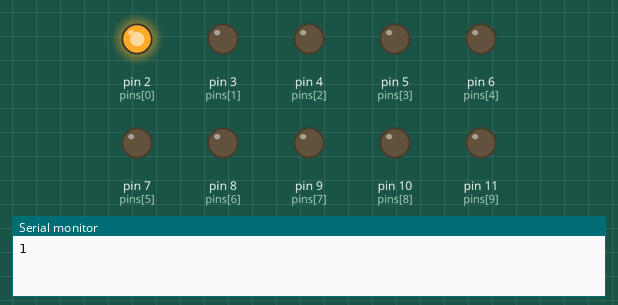
Recording of a sketch running on a simulated Arduino Uno, built with avr-gcc and run on an emulated ATmega328P. Parts: output pins drawn as LEDs (lit = HIGH), the last lines printed to the serial monitor.

Above: at 0.06 s.
At 4.94 s:
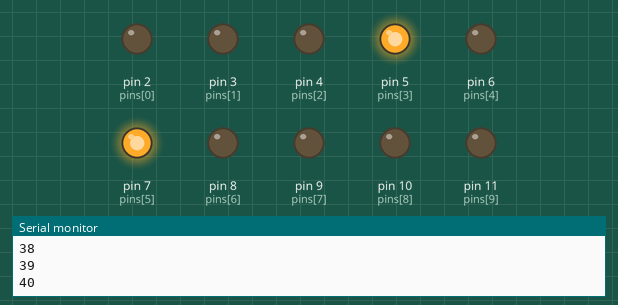
At 9.95 s:
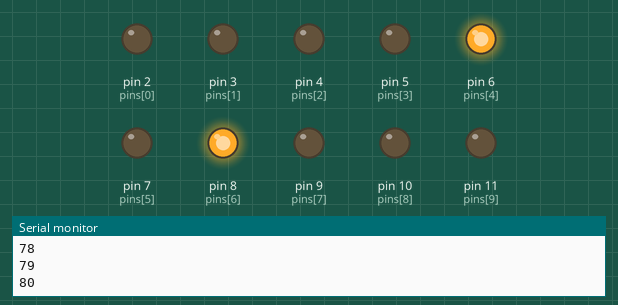
At 19.97 s:
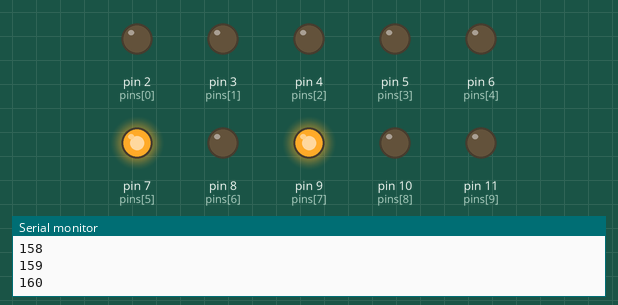
At 29.86 s:
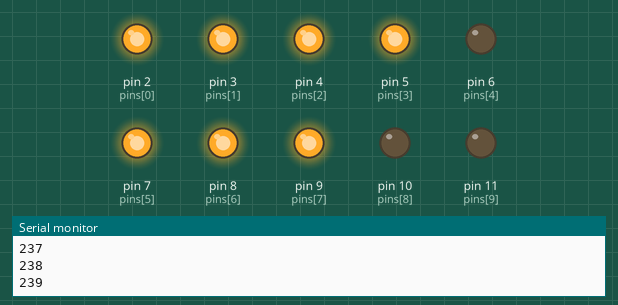
At 39.88 s:
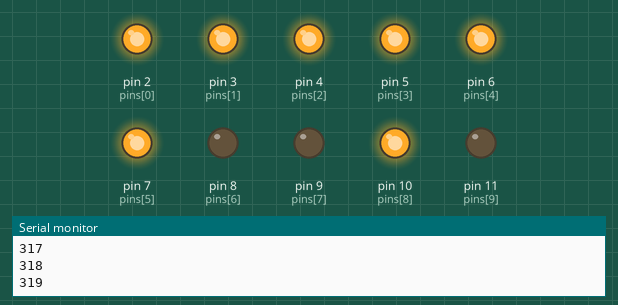
Timing chart, 0 to 40.0 s (numbered marks = the images above):
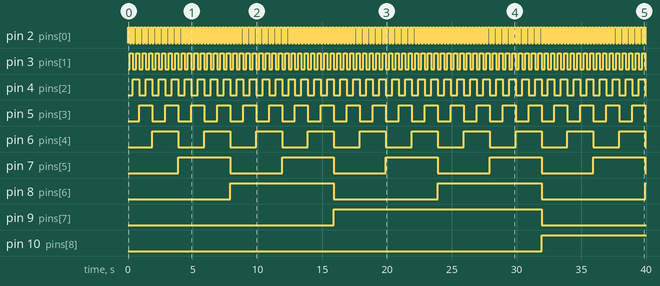

Measured:
- by itself, pin 2 (pins[0]): alternates HIGH for 0.13 s and LOW for 0.13 s
- by itself, pin 3 (pins[1]): alternates HIGH for 0.25 s and LOW for 0.25 s
- by itself, pin 4 (pins[2]): alternates HIGH for 0.50 s and LOW for 0.50 s
- by itself, pin 5 (pins[3]): alternates HIGH for 1.0 s and LOW for 1.0 s
- by itself, pin 6 (pins[4]): alternates HIGH for 2.0 s and LOW for 2.0 s
- by itself, pin 7 (pins[5]): alternates HIGH for 4.0 s and LOW for 4.0 s
- by itself, pin 8 (pins[6]): alternates HIGH for 8.0 s and LOW for 8.0 s
- by itself, pin 9 (pins[7]): LOW → HIGH at 15.9 s, → LOW 16.0 s later

The sketch:

binaryConverter.ino
```cpp
int pins[10]   =  { 2, 3, 4, 5, 6,  7,  8,  9,   10,  11  };
int values[10] =  { 1, 2, 4, 8, 16, 32, 64, 128, 256, 512 };
int outputs[10] = { 0, 0, 0, 0, 0,  0,  0,  0,   0,   0   };
int delayTime = 125;

void setup() {
  Serial.begin(9600);
  for (int i = 0; i < 10; i++) {
    pinMode(pins[i], OUTPUT);
  }
}

void loop() {
  count(1023, 1, "a");
  count(1023, 1, "d");
  // takeInput();
}

void takeInput() {
  Serial.println("Enter number between 0 and 1023:");
  while (Serial.available() == 0) {}
  int input = Serial.parseInt();
  if (input > 1023 || input < 0 ) {
    Serial.println("Invalid Number");
  } else {
    Serial.println("You have selected " + String(input));
    convertToBinary(input);
    delay(delayTime);
  }
}

void count(int high, int low, char direction) {
  if (direction == "d" || direction == "D") {
    for (int i = high; i >= low; i--) {
      Serial.println(i);
      convertToBinary(i);
      delay(delayTime);
    }
  } else {
    for (int i = low; i <= high; i++) {
      Serial.println(i);
      convertToBinary(i);
      delay(delayTime);
    }
  }
}

void reset() {
  for (int i = 0; i < 10; i++) {
    digitalWrite(pins[i], LOW);
  }
}

void convertToBinary(int number) {
  int num = number;
  for (int i = 9; i >=0; i--) {
    if (num >= values[i]) {
      outputs[i] = 1;
      num -= values[i];
    } else {
      outputs[i] = 0;
    }
  }
  lightLEDS();
}

void lightLEDS() {
  for (int i = 0; i < 10; i++) {
    digitalWrite(pins[i], outputs[i]);
  }
}
```
